Frame 1 (no input): blank canvas, image omitted
Frame 60 (the mouse pressed at the canvas centre just before this capture): blank canvas, image omitted
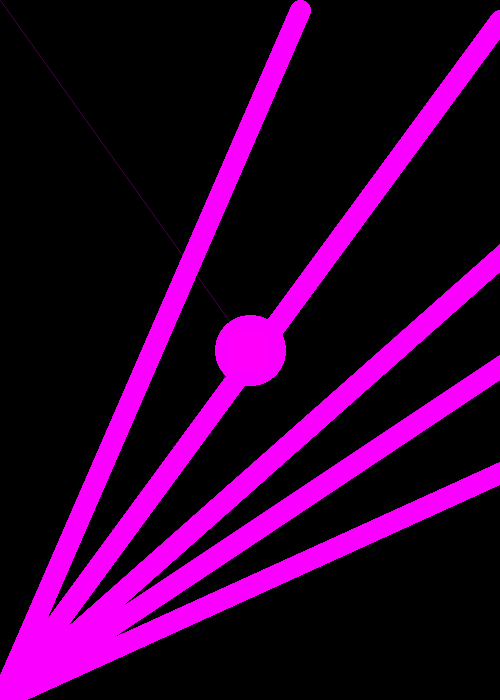
Frame 120 (the mouse held since frame 60 and released just before this capture)

The Processing sketch whose frames 1 and 60 were blank and that drew this single picture after the mouse press (run headless with seeded random() and noise(); from frame 60 on, the mouse is pressed at the canvas centre):

// Processing sketch: processing_11425
// ── processing_11425.pde

//si copias este codigo en Processing, veras como funciona la foto
void setup(){
smooth();
background(0);
frameRate(8); 
size (500, 700);
background(0);
stroke(5,248,222); //borde negro
strokeWeight(30); //borde grueso
}


void draw(){

stroke(mouseX, 0, mouseY); //puedo hacer esto mejor?
float distance = dist(pmouseX, pmouseY, mouseX, mouseY);
float maxStroke = 20;
strokeWeight(maxStroke - constrain(distance, 0, maxStroke));
line(pmouseX, pmouseY, mouseX, mouseY);
line (pmouseX, pmouseY, mouseX, mouseY);
if (mousePressed) {

}

ellipse(mouseX, mouseY, 50, 50);
line(500,20,0,height);
line(700,80,0,height);
line(900,100,0,height);
int x = 60;
line(300,10,0,height);
x = x + 20;
line(1100,200,0,height);

rectMode(CENTER);
fill(mouseY, 0, mouseX);
noStroke();
rect(mouseX, mouseY, 40, 40);
}
void keyPressed(){
//presiona tecla para borrar el Background
background(0);

}
